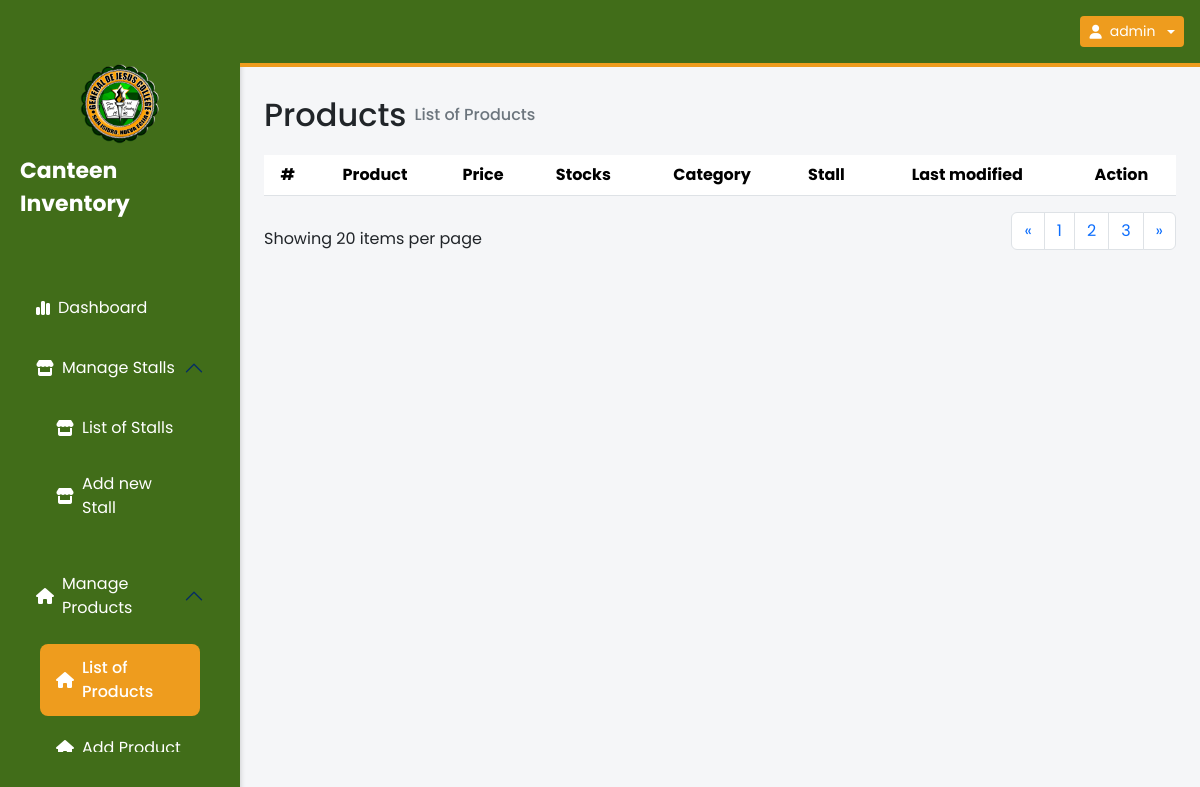
Before: /products.php (signed in) with the older database file.
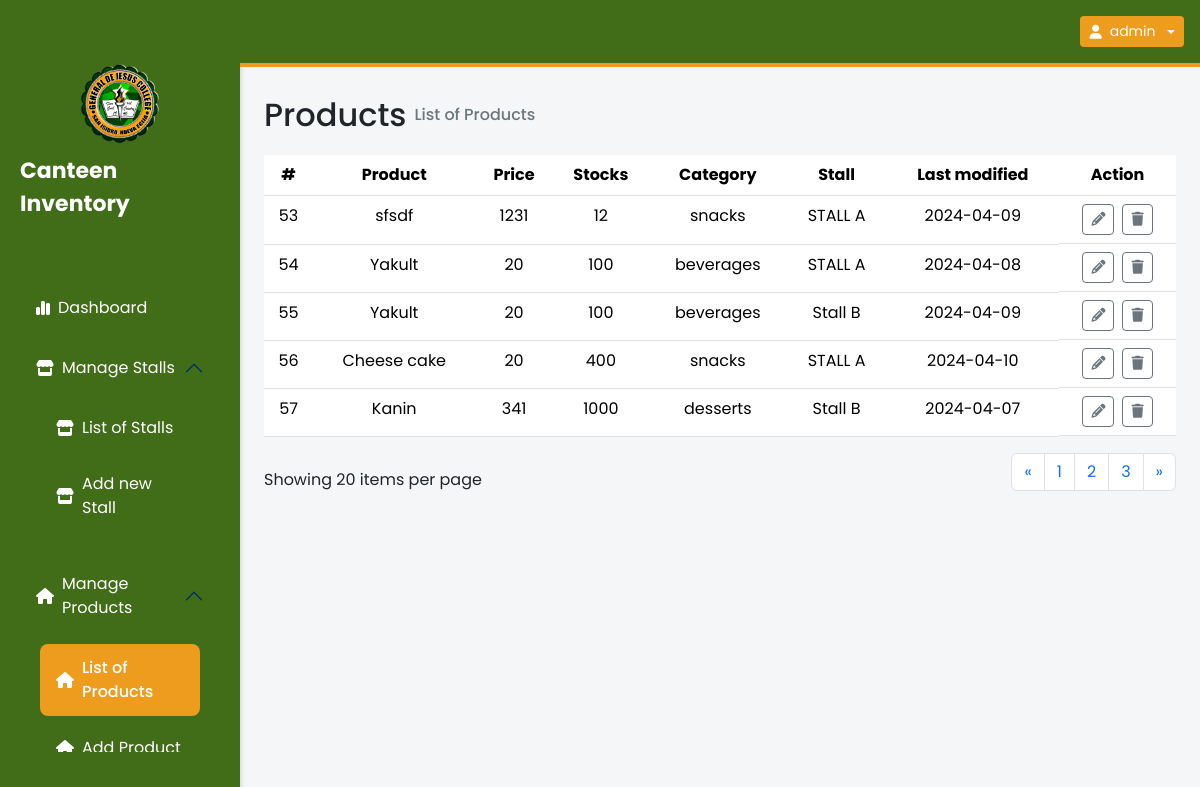
After: the same page with the newer database file.
### tables this page shows
CREATE TABLE `products` (
  `id` int(11) NOT NULL,
  `product_name` varchar(255) NOT NULL,
  `price` int(11) NOT NULL,
  `stocks` int(11) NOT NULL,
  `category` varchar(255) NOT NULL,
  `stall_id` int(11) NOT NULL,
  `last_modified` date NOT NULL DEFAULT current_timestamp(),
  `isAvailable` tinyint(1) NOT NULL DEFAULT 1
);

CREATE TABLE `stall` (
  `id` int(11) NOT NULL,
  `stall_name` varchar(255) NOT NULL,
  `stall_owner_id` int(11) NOT NULL,
  `total_products` int(11) NOT NULL,
  `last_modified` date NOT NULL DEFAULT current_timestamp()
);

### products.php (the view, shortened to what this page needs)
<?php
include './db.php';
?>
<!DOCTYPE html>
<html lang="en">
<head>
  <link rel="stylesheet" href="./index.css" />
  <link href="https://cdn.jsdelivr.net/npm/bootstrap@5.3.3/dist/css/bootstrap.min.css" rel="stylesheet" />
</head>
<body>
  <aside>
    <div class="sidebar-logo-container">
      <img src="./images/gjc logo.png" alt="" />
      <p>Canteen Inventory</p>
    </div>
    <ul class="p-0 overflow-auto  ">
      <a href="./index.php" class="text-white  link-underline link-underline-opacity-0">
        <li class="sidebar-link">
          <i class="fa-solid fa-chart-simple"></i>
          <p class="mb-0 ">Dashboard</p>
        </li>
      </a>
      <div class="accordion" id="stallsAccordion">
        <div class="accordion-item">
          <button class="accordion-button d-flex align-items-center gap-2 p-3 bg-transparent text-white shadow-none rounded-2 " type="button" data-bs-toggle="collapse" data-bs-target="#collapseOne" aria-expanded="true" aria-controls="collapseOne">
            <i class="fa-solid fa-store"></i>
            <p class="mb-0 ">Manage Stalls</p>
          </button>
          <div id="collapseOne" class="accordion-collapse collapse show" data-bs-parent="#stallsAccordion">
            <div class="accordion-body pt-0">
              <a href="./stalls.php" class="text-white link-underline link-underline-opacity-0">
                <li class="sidebar-link mt-2 ">
                  <i class="fa-solid fa-store"></i>
                  <p class="mb-0 ">List of Stalls</p>
                </li>
              </a>
              <a href="./addstall.php" class="text-white link-underline link-underline-opacity-0">
                <li class="sidebar-link mt-2 ">
                  <i class="fa-solid fa-store"></i>
                  <p class="mb-0 ">Add new Stall</p>
                </li>
              </a>
            </div>
          </div>
        </div>
      </div>
      <div class="accordion" id="productsAccordion">
        <div class="accordion-item">
          <button class="accordion-button d-flex align-items-center gap-2 p-3 bg-transparent text-white shadow-none rounded-2 " type="button" data-bs-toggle="collapse" data-bs-target="#collapse2" aria-expanded="true" aria-controls="collapse2">
            <i class="fa-solid fa-house"></i>
            <p class="mb-0 ">Manage Products</p>
          </button>
          <div id="collapse2" class="accordion-collapse collapse show" data-bs-parent="#productsAccordion">
            <div class="accordion-body pt-0">
              <a href="./products.php" class="text-white link-underline link-underline-opacity-0">
                <li class="sidebar-link mt-2 active-sidebar-link ">
                  <i class="fa-solid fa-house "></i>
                  <p class="mb-0 ">List of Products</p>
                </li>
              </a>
              <a href="./addproduct.php" class="text-white link-underline link-underline-opacity-0">
                <li class="sidebar-link mt-2 ">
                  <i class="fa-solid fa-house"></i>
                  <p class="mb-0 ">Add Product</p>
                </li>
              </a>
            </div>
          </div>
        </div>
      </div>
    </ul>
  </aside>
  <main style="width: 80%" class="min-vh-100">
    <nav style="background-color: #416d19; border-bottom: 4px solid #ee9c1e" class="sticky-top w-100 p-3 d-flex align-items-center justify-content-between text-white">
      <div>
        <div class="btn-group">
          <button type="button" style="background-color: #ee9c1e" class="btn btn-sm dropdown-toggle text-white d-flex align-items-center gap-2" data-bs-toggle="dropdown" aria-expanded="false">
            <i class="fa-solid fa-user"></i>
            <?php echo $_SESSION['username'] ?>
          </button>
        </div>
      </div>
    </nav>
    <div class="w-100 d-flex flex-column p-4">
      <div class="w-100">
        <div class="d-flex align-items-center gap-2 ">
          <p class="fs-2 fw-medium m-0  ">Products</p>
          <p class="fw-6 text-secondary fw-medium m-0 ">List of Products</p>
        </div>
      </div>
      <div class="w-100 ">
        <table class="table table-hover">
          <thead class="text-center">
            <tr>
              <th scope="col">#</th>
              <th scope="col">Product</th>
              <th scope="col">Price</th>
              <th scope="col">Stocks</th>
              <th scope="col">Category</th>
              <th scope="col">Stall</th>
              <th scope="col">Last modified</th>
              <th scope="col">Action</th>
            </tr>
          </thead>
          <tbody id="products-table" class="text-center">
            <?php
            $sql = "SELECT products.id, products.product_name, products.price, products.stocks, products.category, stall.stall_name, products.last_modified FROM products INNER JOIN stall ON products.stall_id=stall.id";
            $result = $conn->query($sql);
            while ($row = $result->fetch_assoc()) {
              echo "<tr>";
              foreach ($row as $key => $value) {
                echo "<td>" . $value . "</td>";
              }
              echo "<td class='d-flex align-items-center justify-content-center gap-2'>";
              echo "<button data-bs-toggle='modal' data-bs-target='#editProductModal' type='button' class='btn btn-outline-secondary btn-sm'>
              <i class='fa-solid fa-pencil'></i>
              </button>";
              echo "<button data-bs-toggle='modal' data-bs-target='#deleteProductModal' type='button' class='btn btn-outline-secondary btn-sm'>
              <i class='fa-solid fa-trash'></i>
              </button>";
              echo "</td>";
              echo "</tr>";
            }
            ?>
          </tbody>
        </table>
        <nav aria-label="Page navigation example" class="w-100 d-flex align-items-center justify-content-between ">
          <div>
            Showing 20 items per page
          </div>
          <ul class="pagination">
            <li class="page-item">
              <a class="page-link" href="#" aria-label="Previous">
                <span aria-hidden="true">&laquo;</span>
              </a>
            </li>
            <li class="page-item"><a class="page-link" href="#">1</a></li>
            <li class="page-item"><a class="page-link" href="#">2</a></li>
            <li class="page-item"><a class="page-link" href="#">3</a></li>
            <li class="page-item">
              <a class="page-link" href="#" aria-label="Next">
                <span aria-hidden="true">&raquo;</span>
              </a>
            </li>
          </ul>
        </nav>
      </div>
    </div>
  </main>
</body>
</html>

### index.css (style rules this page uses)
* { padding: 0; margin: 0; box-sizing: border-box; font-family: "Poppins", sans-serif; }
body { width: 100%; min-height: 100vh; display: flex; background-color: #f5f6f8 !important; }

### sidebar.css (style rules this page uses)
* { padding: 0; margin: 0; box-sizing: border-box; font-family: "Poppins", sans-serif; }
aside { width: 20%; height: 100vh; display: flex; flex-direction: column; align-items: center; background-color: #416d19; box-shadow: 0 0 6px rgba(0, 0, 0, 0.2); padding: 2rem 20px; position: sticky; top: 0; color: white; }
aside .sidebar-logo-container { display: flex; flex-direction: column; align-items: center; gap: 4px; margin: 2rem 0 1rem 0; }
aside .sidebar-logo-container img { width: 80px; }
aside .sidebar-logo-container p { font-size: 22px; font-weight: bold; margin-top: 6px; }
aside ul { width: 100%; display: flex; flex-direction: column; gap: 8px; margin-top: 2rem; }
.sidebar-link { display: flex; align-items: center; gap: 8px; padding: 12px 16px; border-radius: 8px; cursor: pointer; transition: background-color 0.1s ease-in-out, color 0.1s ease-in-out, font-weight 0.1s ease-in-out; }
.accordion-button:hover, .sidebar-link:hover, .active-sidebar-link { background-color: #ee9c1e !important; color: white; font-weight: 500; }
.accordion .accordion-item { border: none; background-color: transparent; color: white; }
.accordion-button::after { color: white; }

Changed rows visible on the page:
added products: id "53", product_name "sfsdf", price "1231", stocks "12", category "snacks", stall.stall_name "STALL A", last_modified "2024-04-09"
added products: id "54", product_name "Yakult", price "20", stocks "100", category "beverages", stall.stall_name "STALL A", last_modified "2024-04-08"
added products: id "55", product_name "Yakult", price "20", stocks "100", category "beverages", stall.stall_name "Stall B", last_modified "2024-04-09"
added products: id "56", product_name "Cheese cake", price "20", stocks "400", category "snacks", stall.stall_name "STALL A", last_modified "2024-04-10"
added products: id "57", product_name "Kanin", price "341", stocks "1000", category "desserts", stall.stall_name "Stall B", last_modified "2024-04-07"
